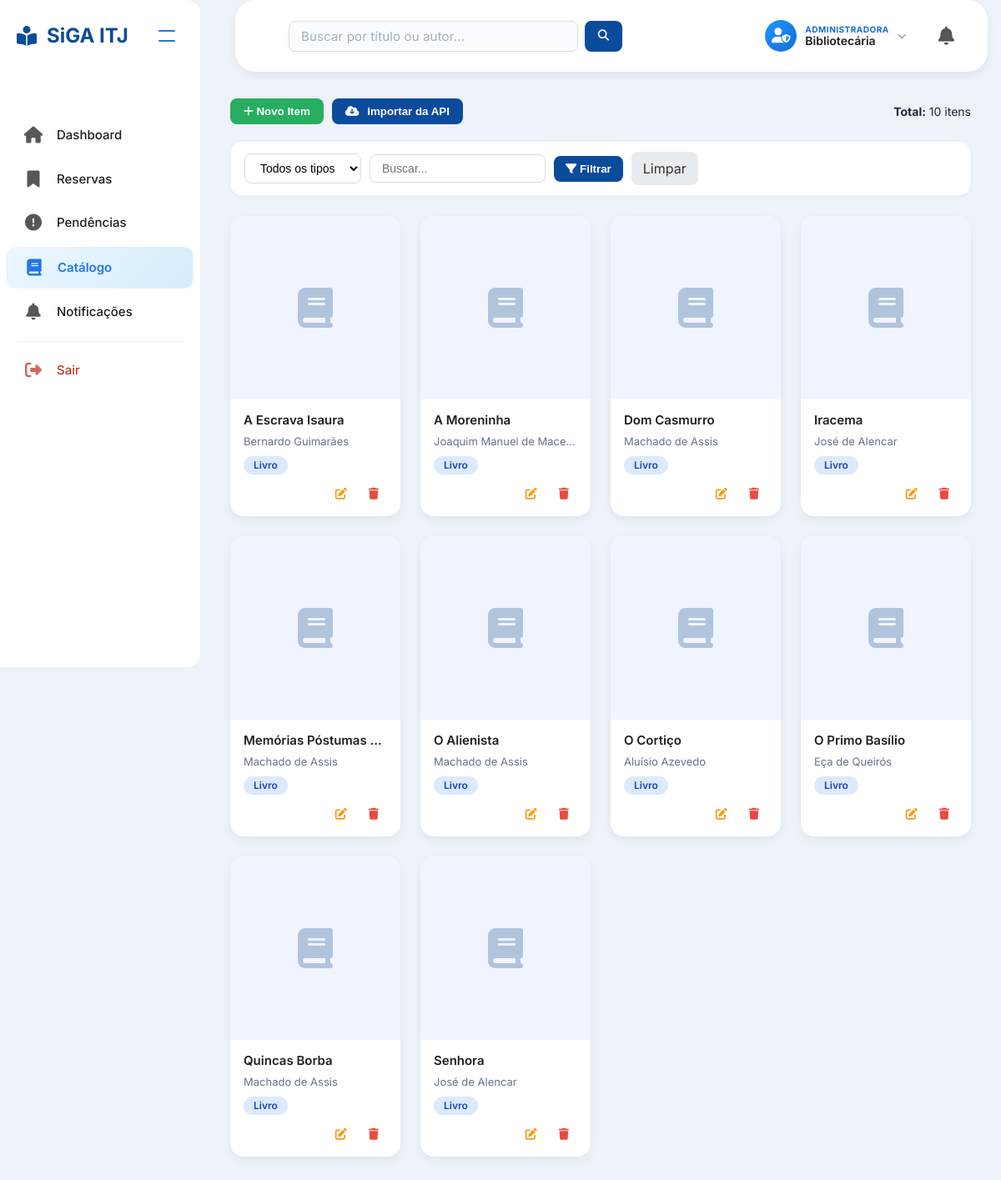
The page /adm/catalogo_adm.php (signed in) on the database its author committed.
### tables this page shows
CREATE TABLE `catalogo` (
  `id_catalogo` int(11) NOT NULL AUTO_INCREMENT,
  `titulo` varchar(255) NOT NULL,
  `autor` varchar(255) DEFAULT NULL,
  `tipo` enum('livro','revista','tcc') NOT NULL,
  `editora` varchar(255) DEFAULT NULL,
  `ano_publicacao` int(11) DEFAULT NULL,
  `isbn` varchar(20) DEFAULT NULL,
  `descricao` text DEFAULT NULL,
  `quantidade` int(11) DEFAULT 1,
  `localizacao` varchar(50) DEFAULT NULL,
  `capa_url` varchar(255) DEFAULT NULL,
  `data_cadastro` timestamp NOT NULL DEFAULT current_timestamp(),
  PRIMARY KEY (`id_catalogo`)
);

### adm/catalogo_adm.php (the view, shortened to what this page needs)
<?php
require_once __DIR__ . '/../includes/config.php';
$config_classes = $GLOBALS['config_classes'] ?? '';
$nome_bibliotecaria = $_SESSION['admin_nome'] ?? 'Bibliotecária';
$db = null;
if (isset($conn)) $db = $conn;
elseif (isset($conexao)) $db = $conexao;
elseif (isset($pdo)) $db = $pdo;
$porPagina = 20;
$paginaAtual = isset($_GET['pagina']) ? max(1, (int)$_GET['pagina']) : 1;
$offset = ($paginaAtual - 1) * $porPagina;
$filtroBusca = isset($_GET['busca']) ? trim($_GET['busca']) : '';
$where = "1=1";
$params = [];
$countSql = "SELECT COUNT(*) as total FROM catalogo WHERE $where";
if ($db instanceof mysqli) {
    $stmt = $db->prepare($countSql);
    $stmt->execute();
    $result = $stmt->get_result();
    $total = $result->fetch_assoc()['total'];
} else {
    $stmt = $db->prepare($countSql);
    $stmt->execute($params);
    $total = $stmt->fetchColumn();
}
$sql = "SELECT * FROM catalogo WHERE $where ORDER BY titulo ASC LIMIT ? OFFSET ?";
if ($db instanceof mysqli) {
    $stmt = $db->prepare($sql);
    $params[] = $porPagina;
    $params[] = $offset;
    $types = str_repeat('s', count($params) - 2) . 'ii';
    $stmt->bind_param($types, ...$params);
    $stmt->execute();
    $result = $stmt->get_result();
    $itens = $result->fetch_all(MYSQLI_ASSOC);
} else {
    $stmt = $db->prepare($sql);
    $stmt->execute(array_merge($params, [$porPagina, $offset]));
    $itens = $stmt->fetchAll(PDO::FETCH_ASSOC);
}
?>
<!DOCTYPE html>
<html lang="pt-BR">
<head>
    <link rel="stylesheet" href="https://cdnjs.cloudflare.com/ajax/libs/font-awesome/6.5.0/css/all.min.css">
    <link rel="stylesheet" href="../assets/css/dashboard_adm.css">
    <link rel="stylesheet" href="../assets/css/catalogo_adm.css">
</head>
<body class="<?= $config_classes ?>">
    <aside class="sidebar" id="sidebar">
        <div class="sidebar-header">
            <div class="sidebar-logo">
                <i class="fas fa-book-reader"></i>
                <span>SiGA ITJ</span>
            </div>
            <button class="collapse-icon" id="collapseBtn" title="Recolher menu">
                <span></span>
                <span></span>
            </button>
        </div>
        <nav class="sidebar-nav" id="sidebar-nav">
            <a href="dashboard_adm.php" class="nav-item">
                <i class="fas fa-home"></i>
                <span>Dashboard</span>
            </a>
            <a href="reservas_adm.php" class="nav-item">
                <i class="fas fa-bookmark"></i>
                <span>Reservas</span>
            </a>
            <a href="pendencias_adm.php" class="nav-item">
                <i class="fas fa-exclamation-circle"></i>
                <span>Pendências</span>
            </a>
            <a href="catalogo_adm.php" class="nav-item active">
                <i class="fas fa-book"></i>
                <span>Catálogo</span>
            </a>
            <a href="notificacoes_adm.php" class="nav-item">
                <i class="fas fa-bell"></i>
                <span>Notificações</span>
            </a>
            <div class="nav-divider"></div>
            <a href="logout_adm.php" class="nav-item nav-logout">
                <i class="fas fa-sign-out-alt"></i>
                <span>Sair</span>
            </a>
        </nav>
    </aside>
    <div class="main-content">
        <header class="top-header">
            <div class="search-container" style="flex:1; max-width:400px;">
                <form method="GET" action="catalogo_adm.php" style="display:flex; gap:8px; width:100%;">
                    <input type="text" name="busca" placeholder="Buscar por título ou autor..." value="<?= htmlspecialchars($filtroBusca) ?>" style="flex:1; padding:8px 14px; border:1px solid #ddd; border-radius:8px;">
                    <button type="submit" style="padding:8px 16px; background:#0b4b9b; color:white; border:none; border-radius:8px; cursor:pointer;"><i class="fas fa-search"></i></button>
                </form>
            </div>
            <div class="header-right">
                <div class="admin-profile" id="admin-profile-btn">
                    <div class="admin-avatar"><i class="fas fa-user-shield"></i></div>
                    <div class="admin-info">
                        <span class="admin-label">Administradora</span>
                        <strong class="admin-name"><?= htmlspecialchars($nome_bibliotecaria) ?></strong>
                    </div>
                    <i class="fas fa-chevron-down admin-chevron"></i>
                </div>
                <div class="notification-container">
                    <button class="notification-btn" id="notification-btn" title="Notificações">
                        <i class="fas fa-bell"></i>
                    </button>
                </div>
            </div>
        </header>
        <main class="dashboard-main">
            <div class="catalogo-actions">
                <div class="left">
                    <button class="btn-cadastrar" id="btn-novo-item"><i class="fas fa-plus"></i> Novo Item</button>
                    <form method="POST" style="display:inline;" onsubmit="return confirm('Isso importará até 1000 itens da Google Books (idioma português). Pode demorar alguns segundos. Continuar?');">
                        <button type="submit" name="importar_api" class="btn-import"><i class="fas fa-cloud-download-alt"></i> Importar da API</button>
                    </form>
                </div>
                <div>
                    <span style="font-size:14px; color:#1e293b;"><strong>Total:</strong> <?= $total ?> itens</span>
                </div>
            </div>
            <div class="filtros-container">
                <form method="GET" action="catalogo_adm.php" style="display:flex; flex-wrap:wrap; gap:10px; align-items:center; width:100%;">
                    <select name="tipo">
                        <option value="">Todos os tipos</option>
                    </select>
                    <input type="text" name="busca" placeholder="Buscar..." value="<?= htmlspecialchars($filtroBusca) ?>">
                    <button type="submit"><i class="fas fa-filter"></i> Filtrar</button>
                    <a href="catalogo_adm.php" style="padding:8px 14px; background:#e9ecef; border-radius:8px; text-decoration:none; color:#333;">Limpar</a>
                </form>
            </div>
            <?php if (empty($itens)): ?>
                <div class="empty-state">
                    <i class="fas fa-box-open"></i>
                    <h3>Nenhum item encontrado</h3>
                    <p>Cadastre novos itens ou importe da API.</p>
                </div>
            <?php else: ?>
                <div class="catalogo-grid">
                    <?php foreach ($itens as $item): ?>
                        <div class="catalogo-card" data-id="<?= $item['id_catalogo'] ?>">
                            <div class="card-capa">
                            </div>
                            <div class="card-info">
                                <h4 title="<?= htmlspecialchars($item['titulo']) ?>"><?= htmlspecialchars($item['titulo']) ?></h4>
                                <p class="autor"><?= htmlspecialchars($item['autor']) ?></p>
                                <span class="tipo-badge tipo-<?= $item['tipo'] ?>"><?= ucfirst($item['tipo']) ?></span>
                                <div class="card-actions">
                                    <button class="btn-editar" onclick="abrirModalEdicao(<?= $item['id_catalogo'] ?>)"><i class="fas fa-edit"></i></button>
                                    <button class="btn-excluir" onclick="excluirItem(<?= $item['id_catalogo'] ?>, '<?= addslashes($item['titulo']) ?>')"><i class="fas fa-trash"></i></button>
                                </div>
                            </div>
                        </div>
                    <?php endforeach; ?>
                </div>
            <?php endif; ?>
        </main>
    </div>
</body>
</html>

### assets/css/catalogo_adm.css (style rules this page uses)
.catalogo-actions { display: flex; flex-wrap: wrap; gap: 10px; margin-bottom: 20px; align-items: center; justify-content: space-between; }
.catalogo-actions .left { display: flex; gap: 10px; flex-wrap: wrap; }
.btn-import { background: #0b4b9b; color: white; border: none; padding: 8px 16px; border-radius: 8px; cursor: pointer; font-weight: 600; transition: background 0.2s; }
.btn-import i { margin-right: 6px; }
.btn-cadastrar { background: #27ae60; color: white; border: none; padding: 8px 16px; border-radius: 8px; cursor: pointer; font-weight: 600; transition: background 0.2s; }
.filtros-container { background: white; border-radius: 14px; padding: 12px 16px; margin-bottom: 24px; border: 1px solid #f0f4fd; box-shadow: 0 1px 4px rgba(0,0,0,0.04); }
.filtros-container select, .filtros-container input { padding: 8px 14px; border: 1px solid #ddd; border-radius: 8px; font-size: 14px; background: white; }
.filtros-container button { padding: 8px 14px; border: none; border-radius: 8px; background: #0b4b9b; color: white; cursor: pointer; font-weight: 600; }
.catalogo-grid { display: grid; grid-template-columns: repeat(auto-fill, minmax(180px, 1fr)); gap: 24px; margin: 20px 0; }
.catalogo-card { background: white; border-radius: 16px; overflow: hidden; box-shadow: 0 4px 12px rgba(0,0,0,0.06); transition: transform 0.2s, box-shadow 0.2s; cursor: pointer; }
.card-capa { height: 220px; background: #f0f4fd; display: flex; align-items: center; justify-content: center; overflow: hidden; }
.card-info { padding: 14px 16px; }
.card-info h4 { font-size: 15px; font-weight: 600; margin: 0 0 4px 0; white-space: nowrap; overflow: hidden; text-overflow: ellipsis; }
.card-info .autor { font-size: 13px; color: #64748b; margin: 0 0 8px 0; white-space: nowrap; overflow: hidden; text-overflow: ellipsis; }
.tipo-badge { display: inline-block; padding: 2px 12px; border-radius: 20px; font-size: 12px; font-weight: 600; }
.tipo-livro { background: #dbeafe; color: #1e40af; }
.card-actions { display: flex; gap: 6px; margin-top: 10px; justify-content: flex-end; }
.card-actions button { border: none; background: transparent; padding: 6px 10px; border-radius: 6px; cursor: pointer; font-size: 14px; transition: background 0.2s; }
.btn-editar { color: #f39c12; }
.btn-excluir { color: #e74c3c; }

### rows shown on the page
catalogo: titulo "A Escrava Isaura", autor "Bernardo Guimarães", tipo "Livro"
catalogo: titulo "A Moreninha", autor "Joaquim Manuel de Mace…", tipo "Livro"
catalogo: titulo "Dom Casmurro", autor "Machado de Assis", tipo "Livro"
catalogo: titulo "Iracema", autor "José de Alencar", tipo "Livro"
catalogo: titulo "Memórias Póstumas…", autor "Machado de Assis", tipo "Livro"
catalogo: titulo "O Alienista", autor "Machado de Assis", tipo "Livro"
catalogo: titulo "O Cortiço", autor "Aluísio Azevedo", tipo "Livro"
catalogo: titulo "O Primo Basílio", autor "Eça de Queirós", tipo "Livro"
catalogo: titulo "Quincas Borba", autor "Machado de Assis", tipo "Livro"
catalogo: titulo "Senhora", autor "José de Alencar", tipo "Livro"

### other values the page prints
$nome_bibliotecaria "Bibliotecária"
$total "10"
